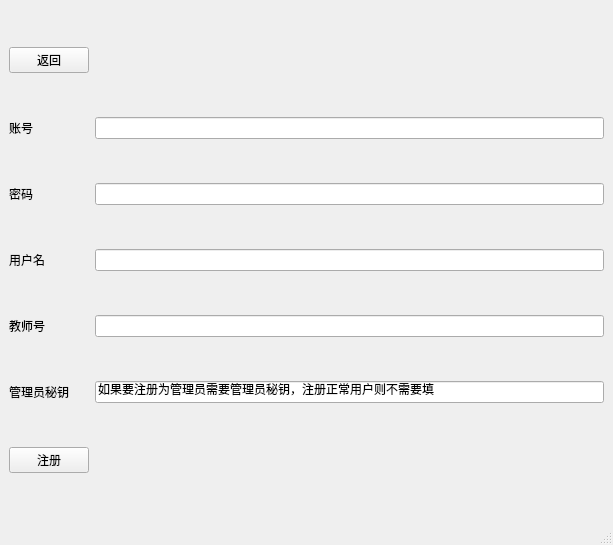
<?xml version="1.0" encoding="UTF-8"?>
<ui version="4.0">
 <class>View_reg</class>
 <widget class="QMainWindow" name="View_reg">
  <property name="geometry">
   <rect>
    <x>0</x>
    <y>0</y>
    <width>613</width>
    <height>545</height>
   </rect>
  </property>
  <property name="windowTitle">
   <string>注册用户</string>
  </property>
  <widget class="QWidget" name="View_register">
   <layout class="QGridLayout" name="gridLayout">
    <item row="9" column="0">
     <widget class="QPushButton" name="pushButton">
      <property name="text">
       <string>注册</string>
      </property>
     </widget>
    </item>
    <item row="3" column="0">
     <widget class="QLabel" name="label">
      <property name="text">
       <string>密码</string>
      </property>
     </widget>
    </item>
    <item row="7" column="3">
     <widget class="QLineEdit" name="lineEdit_4"/>
    </item>
    <item row="1" column="0">
     <widget class="QLabel" name="label_2">
      <property name="text">
       <string>账号</string>
      </property>
     </widget>
    </item>
    <item row="5" column="3">
     <widget class="QLineEdit" name="lineEdit_3"/>
    </item>
    <item row="0" column="0">
     <widget class="QPushButton" name="pushButton_2">
      <property name="text">
       <string>返回</string>
      </property>
     </widget>
    </item>
    <item row="5" column="0">
     <widget class="QLabel" name="label_3">
      <property name="text">
       <string>用户名</string>
      </property>
     </widget>
    </item>
    <item row="8" column="3">
     <widget class="QLineEdit" name="lineEdit_5">
      <property name="enabled">
       <bool>true</bool>
      </property>
      <property name="sizePolicy">
       <sizepolicy hsizetype="Expanding" vsizetype="Fixed">
        <horstretch>0</horstretch>
        <verstretch>0</verstretch>
       </sizepolicy>
      </property>
      <property name="maximumSize">
       <size>
        <width>16777215</width>
        <height>16777215</height>
       </size>
      </property>
      <property name="text">
       <string>如果要注册为管理员需要管理员秘钥，注册正常用户则不需要填</string>
      </property>
     </widget>
    </item>
    <item row="7" column="0">
     <widget class="QLabel" name="label_4">
      <property name="text">
       <string>教师号</string>
      </property>
     </widget>
    </item>
    <item row="8" column="0">
     <widget class="QLabel" name="label_5">
      <property name="text">
       <string>管理员秘钥</string>
      </property>
     </widget>
    </item>
    <item row="3" column="3">
     <widget class="QLineEdit" name="lineEdit_2"/>
    </item>
    <item row="1" column="3">
     <widget class="QLineEdit" name="lineEdit"/>
    </item>
   </layout>
  </widget>
  <widget class="QStatusBar" name="statusBar"/>
 </widget>
 <resources/>
 <connections/>
</ui>
